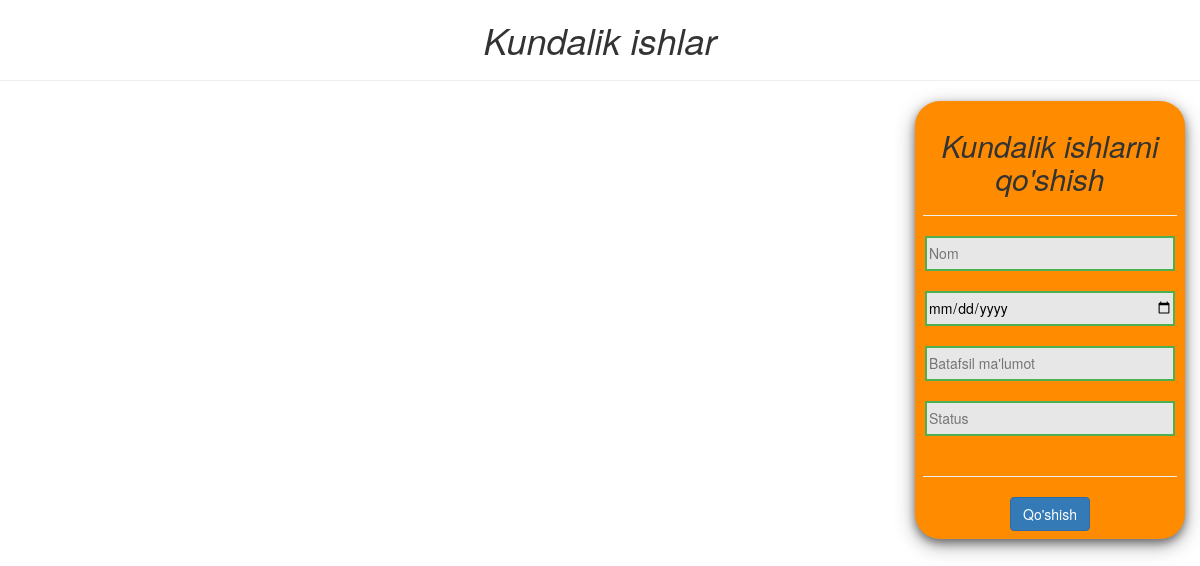
/, run on an earlier commit of the app's database.
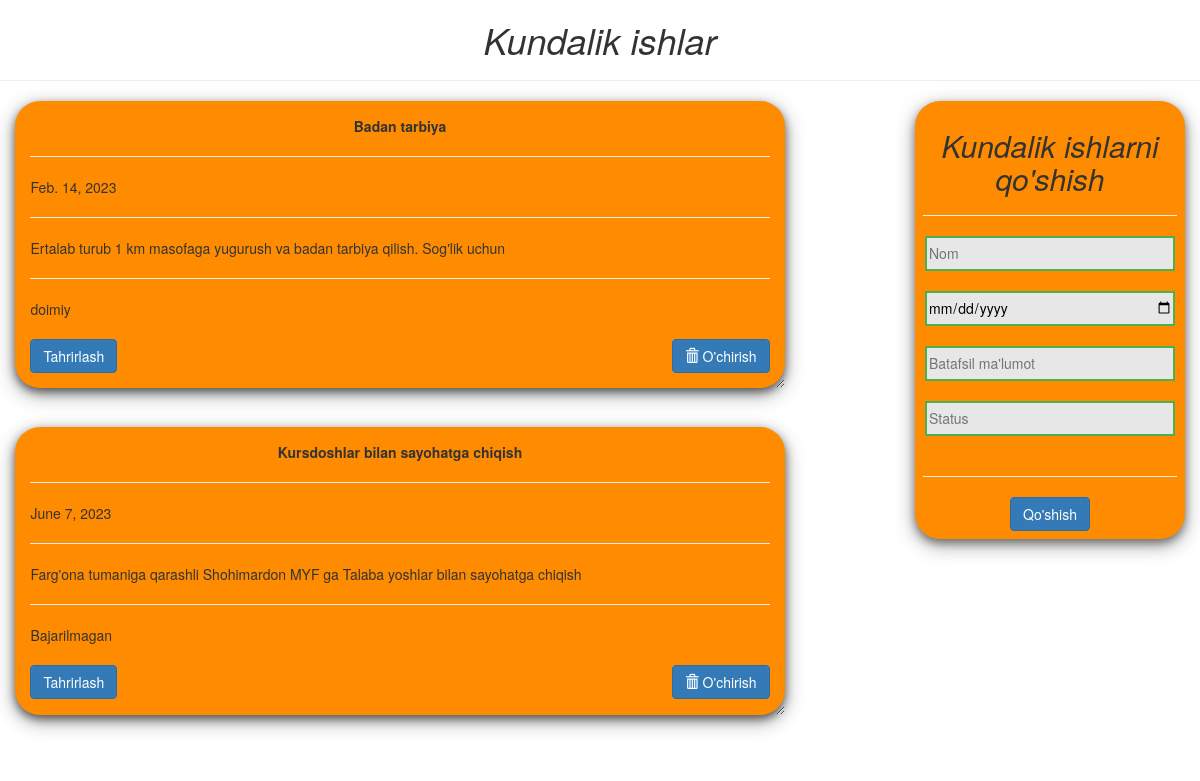
And on a later commit of the database.
### asosiy/models.py (models this page shows)
class Todo(models.Model):
    nom=models.CharField(max_length=50)
    bajarilish_vaqti=models.DateField()
    batafsil=models.TextField()
    status=models.CharField(max_length=50)

### asosiy/views.py (the view)
# urls.py: path('',Home),
def Home(request):
    data={
        'data':Todo.objects.all()
    }
    return render(request,'todo.html',data)

### templates/todo.html (shortened to what this page needs)
<!DOCTYPE html>
<html lang="en" dir="ltr">
<head>
  <link rel="stylesheet" href="https://maxcdn.bootstrapcdn.com/bootstrap/3.3.7/css/bootstrap.min.css">
</head>
<body  class="container-fluid">
  <center class="row">
    <h1><i>Kundalik ishlar</i></h1>
    <hr />
  </center>
  <div class="row">
    <div class="col-md-8">
      {% for i in data %}
      <div class="card">
        <center><b>{{i.nom}}</b></center>
        <hr/>
        {{i.bajarilish_vaqti}}
        <hr/>
        {{i.batafsil}}
        <hr/>
        {{i.status}}
        <br />
        <br>
        <a href="edit/{{i.id}}"><button class="btn btn-primary" style="floa: left;">Tahrirlash</button></a>
        <a href="/HomeEdit/{{i.id}}"><button class="btn btn-primary" style="float: right;"><span class="glyphicon glyphicon-trash"></span> O'chirish</button></a>
      </div>
      {% endfor %}
    </div>
    <div class="col-md-1"> </div>
    <div class="col-md-3" >
      <div  class="submit_form">
        <form action="qushish/" method="post" > {% csrf_token %}
          <center>
            <h2><em>Kundalik ishlarni qo'shish</em></h2>
            <hr>
            <input class="cc" type="text" name="nom" placeholder="Nom" size="30">
            <br><br>
            <input class="cc" type="date" name="vaqt" placeholder="Bajarilish vaqti" size="30">
            <br><br>
            <input class="cc" type="text" name="batafsil" placeholder="Batafsil ma'lumot" size="30"  >
            <br><br>
            <input class="cc" type="text" name="status" placeholder="Status" size="30">
            <br><br>
            <hr>
        <button  type="submit"  class="btn btn-primary" >Qo'shish</button>
      </center>
      </form>
    </div>
  </div>
</div>
</body>
</html>

What changed in the data, as far as the page shows it:
added Todo: nom "Badan tarbiya", bajarilish_vaqti "Feb. 14, 2023", batafsil "Ertalab turub 1 km masofaga yugurush va badan tarbiya qilish. Sog'lik uchun", status "doimiy"
added Todo: nom "Kursdoshlar bilan sayohatga chiqish", bajarilish_vaqti "June 7, 2023", batafsil "Farg'ona tumaniga qarashli Shohimardon MYF ga Talaba yoshlar bilan sayohatga chiqish", status "Bajarilmagan"
